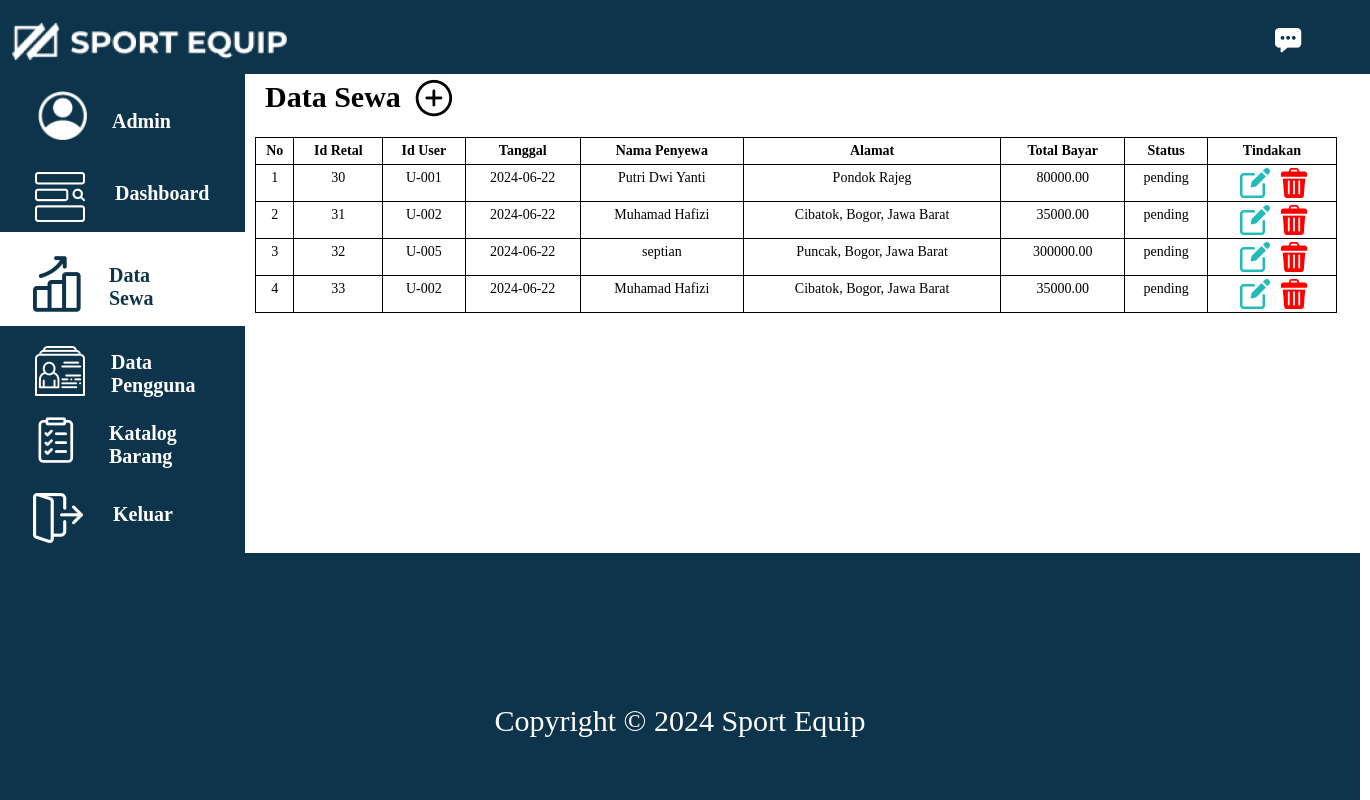
Page /rent.php on the committed database.
### tables this page shows
CREATE TABLE `rental` (
  `id_rental` int NOT NULL,
  `id_user` varchar(10) NOT NULL,
  `tanggal` date NOT NULL,
  `name` varchar(30) NOT NULL,
  `alamat` text NOT NULL,
  `total_bayar` decimal(10,2) NOT NULL,
  `status` varchar(20) NOT NULL
);

### rent.php (the view, shortened to what this page needs)
<!DOCTYPE html>
<html lang="en">
<head>
    <link href="css/rent.css?v=<?php echo time(); ?>" rel="stylesheet">
    <link href="https://cdn.jsdelivr.net/npm/bootstrap@5.3.0/dist/css/bootstrap.min.css" rel="stylesheet"
>
    <link rel="stylesheet" href="https://cdnjs.cloudflare.com/ajax/libs/font-awesome/6.0.0-beta3/css/all.min.css">
    <link rel="stylesheet" href="https://maxcdn.bootstrapcdn.com/bootstrap/3.4.1/css/bootstrap.min.css">
</head>
<body>
    <div class="bg-base-body">
        <header class="bg-navbar">
            <nav class="navbar">
                <div class="logo">
                    <a href="./homepage.html">
                        <img src="./img/catalog/logo.png" alt="">
                    </a>
                </div>
                <div class="profile">
                    <a href="#">
                        <img src="./img/catalog/chat.png" alt="">
                    </a>
                </div>
            </nav>
        </header>
        <div class="bg-body-item">
            <div class="icon-sidebar">
                <a href="./dataadmin.php">
                    <div class="menu-1">
                        <img src="./img/catalog/profile-icon.png" alt="" class="icon-1">
                        <p class="title-1">Admin</p>
                    </div>
                </a>
                <a href="./dashboard.php">
                    <div class="menu-2">
                        <img src="./img/catalog/dashboard-icon.png" alt="" class="icon-2">
                        <p class="title-2">Dashboard</p>
                    </div>
                </a>
                <a href="#">
                    <div class="menu-3">
                        <img src="./img/catalog/icon-rent2.png" alt="" class="icon-3">
                        <p class="title-3">Data <br>Sewa</p>
                    </div>
                </a>
                <a href="./datauser.php">
                    <div class="menu-4">
                        <img src="./img/catalog/user-icon.png" alt="" class="icon-4">
                        <p class="title-4">Data <br>Pengguna</p>
                    </div>
                </a>
                <a href="./catalog.php">
                    <div class="menu-5">
                        <img src="./img/catalog/listrent-icon-menu1.png" alt="" class="icon-5">
                        <p class="title-5">Katalog <br>Barang</p>
                    </div>
                </a>
                <a href="./login.php">
                    <div class="menu-6">
                        <img src="./img/catalog/logout-icon.png" alt="" class="icon-6">
                        <p class="title-6">Keluar</p>
                    </div>
                </a>
            </div>
            <div class="content">
                <p class="title-content">Data Sewa</p>
                <a href="#">
                    <img src="./img/catalog/button-create.png" alt="" class="add-data-btn">
                </a>
                <table class="table table-bordered">
                    <thead>
                        <tr>
                            <th scope="col" class="col-no">No</th>
                            <th scope="col" class="col-idr">Id Retal</th>
                            <th scope="col" class="col-idu">Id User</th>
                            <th scope="col" class="col-tanggal">Tanggal</th>
                            <th scope="col" class="col-nama">Nama Penyewa</th>
                            <th scope="col" class="col-alamat">Alamat</th>
                            <th scope="col" class="col-alamat">Total Bayar</th>
                            <th scope="col" class="col-status">Status</th>
                            <th scope="col" class="col-tindakan">Tindakan</th>
                        </tr>
                    </thead>
                    <tbody>
                        <?php
                            include("koneksi.php");
                            $no = 1;
                            $query = mysqli_query($connection, "SELECT * FROM rental");
                            while ($data = mysqli_fetch_array($query)) {
                        ?>
                        <tr>
                            <td><?php echo $no++; ?></td>
                            <td><?php echo $data['id_rental']; ?></td>
                            <td><?php echo $data['id_user']; ?></td>
                            <td><?php echo $data['tanggal']; ?></td>
                            <td><?php echo $data['name']; ?></td>
                            <td><?php echo $data['alamat']; ?></td>
                            <td><?php echo $data['total_bayar']; ?></td>
                            <td><?php echo $data['status']; ?></td>
                            <td>
                                <a href="update-rent.php?kode=<?php echo htmlspecialchars($data['id_rental']); ?>">
                                    <img src="./img/catalog/edit-icon.png" alt="" class="act-btn edit">
                                </a>
                                <a href="#" onclick="confirmDelete('<?php echo $data['id_rental']; ?>');">
                                    <img src="./img/catalog/delete-btn-new.png" alt="" class="act-btn delete">
                                </a>
                            </td>
                        </tr>
                        <?php
                        }
                        ?>
                    </tbody>
                </table>
            </div>
        </div>
        <footer class="footer">
            <p class="copyright">
                Copyright &copy 2024 Sport Equip
            </p>
        </footer>
    </div>
</body>
</html>

### css/rent.css (style rules this page uses)
body { overflow-x: hidden; font-family: "Circular Std"; margin: 0; padding: 0; min-height: 100vh; display: flex; flex-direction: column; }
.bg-base-body { background-color: #fff; }
.logo { position: absolute; width: 75px; height: 77px; margin-left: 10px; margin-top: 71px; flex-shrink: 0; }
.profile { position: absolute; margin: 30px 37px 0px 1274px; }
.bg-navbar { background-color: #0D344B; width: 100%; height: 74px; background-repeat: no-repeat; z-index: 2; position: fixed; left: 0; top: 0; }
.bg-body-item { position: absolute; top: 0; left: 0; z-index: 1; margin-top: 70px; width: 1360px; height: auto; flex-shrink: 0; background: #0D344B; grid-template-columns: 0.8fr 4fr; display: grid; gap: 0px; }
.icon-1 { margin: 20px 20px 10px 37px; width: 52px; height: 52px; }
.icon-2 { margin: 20px 20px 10px 35px; z-index: 1; }
.icon-3 { margin: 20px 20px 10px 25px; z-index: 1; }
.icon-4 { margin: 20px 20px 10px 35px; z-index: 1; }
.icon-5 { margin: 20px 20px 10px 33px; z-index: 1; }
.icon-6 { margin: 20px 20px 10px 33px; z-index: 1; }
.title-2, .title-3, .title-1, .title-5, .title-6, .title-7 { display: inline-block; position: absolute; }
.title-3 { color: #0D344B; font-family: "Circular Std"; font-size: 20px; font-style: normal; font-weight: 700; line-height: normal; }
.title-1, .title-2, .title-4, .title-5, .title-6 { color: #FFF; font-family: "Circular Std"; font-size: 20px; font-style: normal; font-weight: 700; line-height: normal; }
.title-1 { margin: 40px 0px 0px 3px; }
.title-2 { margin: 30px 0px 0px 10px; }
.title-3 { margin: 32px 0px 0px 0px; }
.title-4 { margin: -55px 0px 0px 111px; }
.title-5 { margin: 25px 0px 0px 10px; }
.title-6 { margin: 30px 0px 0px 10px; }
.menu-3 { width: 245px; height: 94px; background-color: #FFF; }
.content { background-color: #FFF; }
.title-content { color: #000; font-family: "Circular Std"; font-size: 30px; font-style: normal; font-weight: 700; line-height: normal; margin-top: 10px; margin-left: 20px; display: inline-block; }
.add-data-btn { display: inline-block; margin-bottom: 10px; margin-left: 10px; }
.table { margin: 10px !important; width: 97% !important; table-layout: auto !important; }
.table-bordered { border-collapse: collapse; width: 100%; }
.table-bordered th, .table-bordered td { font-family: "Circular Std"; text-align: center; color: #000 !important; border: 1px solid #000 !important; background-color: transparent !important; padding: 3px !important; }
.table-bordered tr { font-weight: normal; background-color: transparent !important; }
.table-bordered .col-no, .table-bordered .col-kode, .table-bordered .col-nama, .table-bordered .col-kategori, .table-bordered .col-stok, .table-bordered .col-harga, .table-bordered .col-status, .table-bordered .col-tindakan { width: auto !important; }
.act-btn { margin-left: 5px; }
.footer { background-color: #0D344B; width: 1360px; height: 400px; position: absolute; margin-top: 400px; }
.copyright { margin-top: 300px; color: #fff; text-align: center; font-family: "Circular Std"; font-size: 30px; font-style: normal; font-weight: 450; }

### rows in the picture
rental: id_rental "30", id_user "U-001", tanggal "2024-06-22", name "Putri Dwi Yanti", alamat "Pondok Rajeg", total_bayar "80000.00", status "pending"
rental: id_rental "31", id_user "U-002", tanggal "2024-06-22", name "Muhamad Hafizi", alamat "Cibatok, Bogor, Jawa Barat", total_bayar "35000.00", status "pending"
rental: id_rental "32", id_user "U-005", tanggal "2024-06-22", name "septian", alamat "Puncak, Bogor, Jawa Barat", total_bayar "300000.00", status "pending"
rental: id_rental "33", id_user "U-002", tanggal "2024-06-22", name "Muhamad Hafizi", alamat "Cibatok, Bogor, Jawa Barat", total_bayar "35000.00", status "pending"
